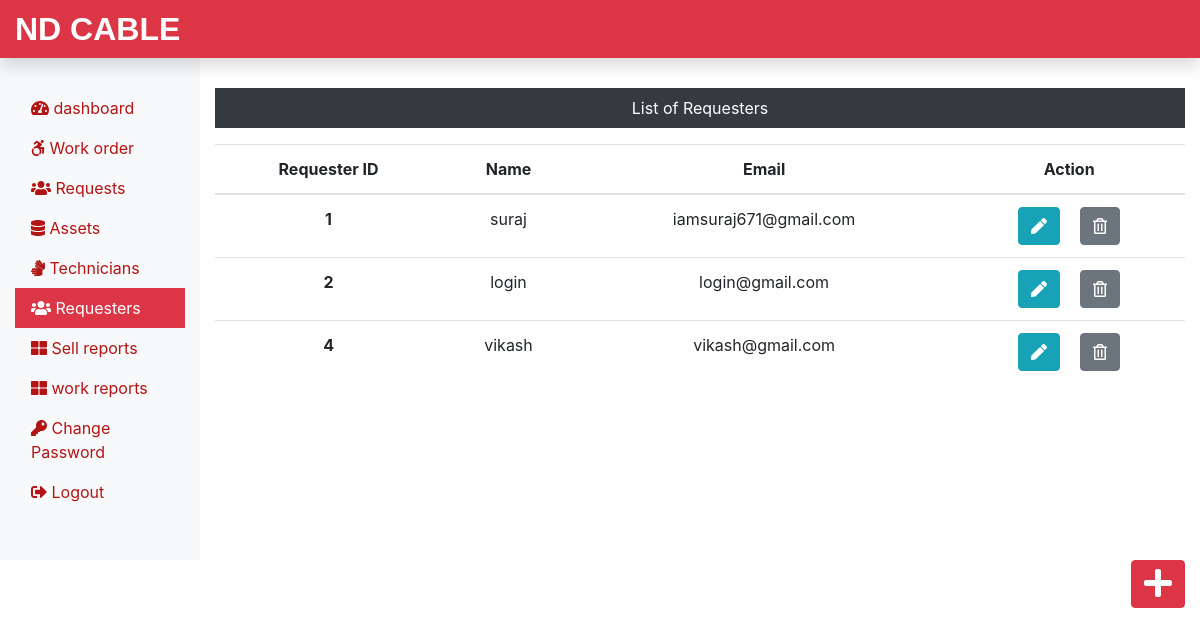
Page /Admin/requester.php (signed in) on the committed database.
### tables this page shows
CREATE TABLE `requester` (
  `r_login_id` int(11) NOT NULL,
  `r_name` varchar(60) NOT NULL,
  `r_email` varchar(60) NOT NULL,
  `r_password` varchar(60) NOT NULL
);

### Admin/requester.php (the view, shortened to what this page needs)
<?php
include('includes/header.php');
include('../dbConnection.php');
?>
<div class="col-sm-9 col-md-10 mt-5 text-center">
  <p class=" bg-dark text-white p-2">List of Requesters</p>
  <?php
    $sql = "SELECT * FROM requester";
    $result = $conn->query($sql);
    if($result->num_rows > 0){
 echo '<table class="table">
  <thead>
   <tr>
    <th scope="col">Requester ID</th>
    <th scope="col">Name</th>
    <th scope="col">Email</th>
    <th scope="col">Action</th>
   </tr>
  </thead>
  <tbody>';
  while($row = $result->fetch_assoc()){
   echo '<tr>';
    echo '<th scope="row">'.$row["r_login_id"].'</th>';
    echo '<td>'. $row["r_name"].'</td>';
    echo '<td>'.$row["r_email"].'</td>';
    echo '<td><form action="editreq.php" method="POST" class="d-inline"> <input type="hidden" name="id" value='. $row["r_login_id"] .'><button type="submit" class="btn btn-info mr-3" name="view" value="View"><i class="fas fa-pen"></i></button></form>
    <form action="" method="POST" class="d-inline"><input type="hidden" name="id" value='. $row["r_login_id"] .'><button type="submit" class="btn btn-secondary" name="delete" value="Delete"><i class="far fa-trash-alt"></i></button></form></td>
   </tr>';
  }
 echo '</tbody>
 </table>';
} else {
  echo "0 Result";
}
?>
</div>
</div>
<div class='float-right'><a class="btn btn-danger box" href="insertreq.php"><i class="fas fa-plus fa-2x"></i></a>
</div>
</div>
<?php
include('includes/footer.php');
?>

### css/custom.css (style rules this page uses)
a { color: rgb(179, 20, 20); }

### rows in the picture
requester: r_login_id "1", r_name "suraj", r_email "iamsuraj671@gmail.com"
requester: r_login_id "2", r_name "login", r_email "login@gmail.com"
requester: r_login_id "4", r_name "vikash", r_email "vikash@gmail.com"
